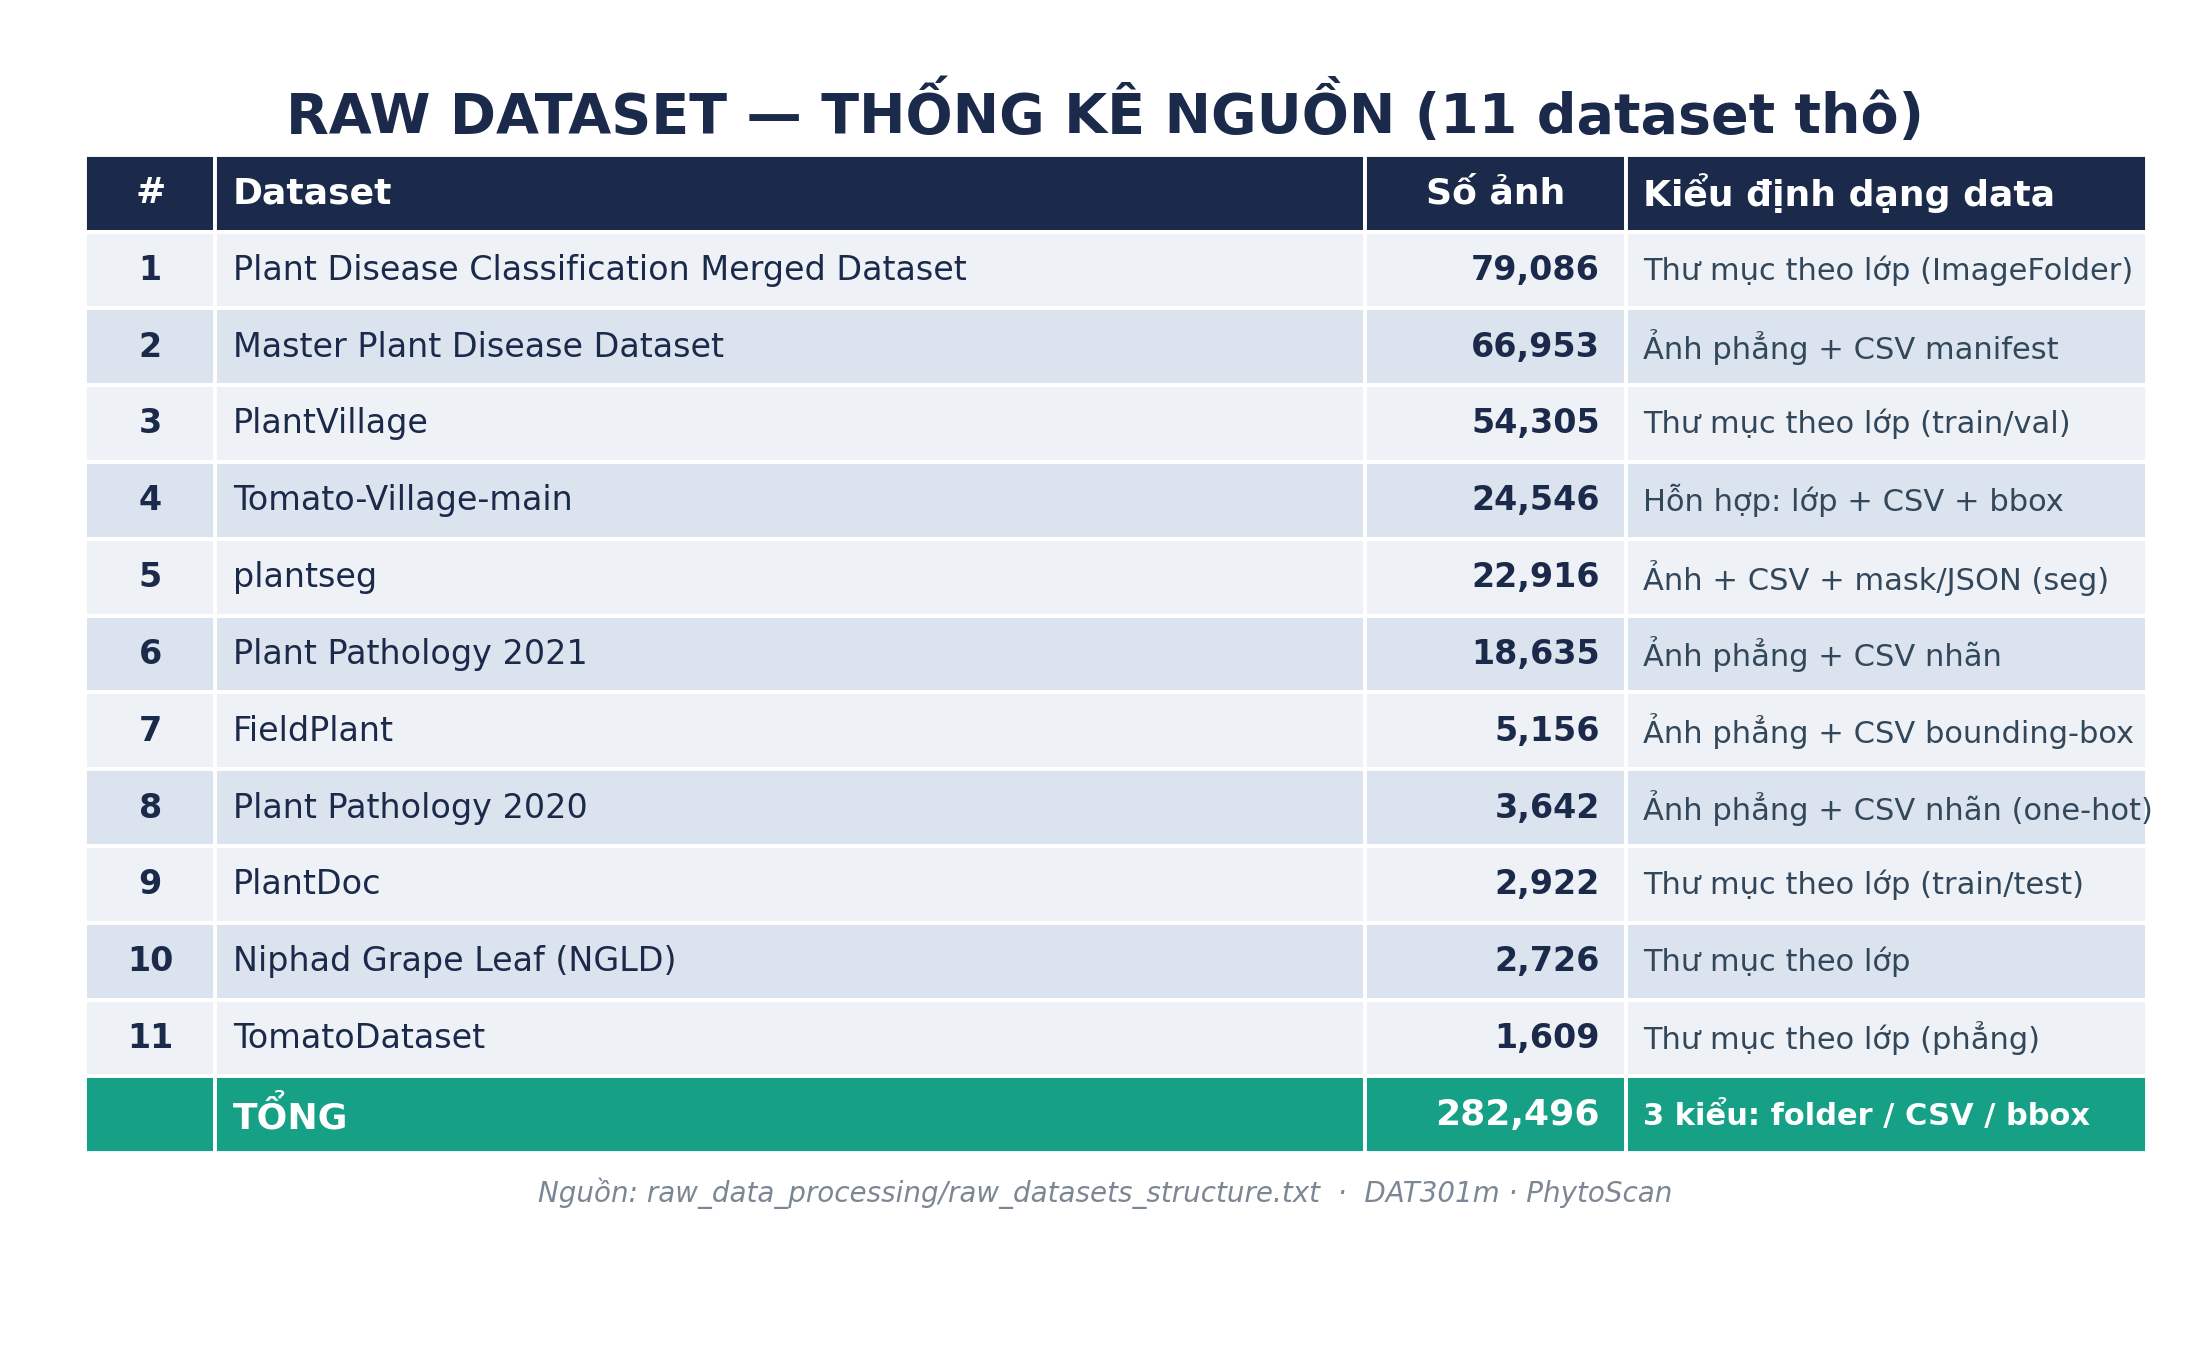

Here is the Python script that generated this plot:
# -*- coding: utf-8 -*-
"""Bảng thống kê 11 raw dataset cho slide."""
import matplotlib.pyplot as plt
import matplotlib as mpl

mpl.rcParams['font.family'] = 'DejaVu Sans'

C_HEAD = "#1b2a4a"
C_ROW_A = "#eef2f7"
C_ROW_B = "#dbe4ee"
C_TOTAL = "#16a085"
C_TXT = "#1b2a4a"

# (dataset, số ảnh, kiểu định dạng, nhóm format màu)
rows = [
    ("Plant Disease Classification Merged Dataset", "79,086", "Thư mục theo lớp (ImageFolder)"),
    ("Master Plant Disease Dataset",               "66,953", "Ảnh phẳng + CSV manifest"),
    ("PlantVillage",                               "54,305", "Thư mục theo lớp (train/val)"),
    ("Tomato-Village-main",                        "24,546", "Hỗn hợp: lớp + CSV + bbox"),
    ("plantseg",                                   "22,916", "Ảnh + CSV + mask/JSON (seg)"),
    ("Plant Pathology 2021",                       "18,635", "Ảnh phẳng + CSV nhãn"),
    ("FieldPlant",                                  "5,156", "Ảnh phẳng + CSV bounding-box"),
    ("Plant Pathology 2020",                        "3,642", "Ảnh phẳng + CSV nhãn (one-hot)"),
    ("PlantDoc",                                    "2,922", "Thư mục theo lớp (train/test)"),
    ("Niphad Grape Leaf (NGLD)",                    "2,726", "Thư mục theo lớp"),
    ("TomatoDataset",                               "1,609", "Thư mục theo lớp (phẳng)"),
]
TOTAL = "282,496"

headers = ["#", "Dataset", "Số ảnh", "Kiểu định dạng data"]
col_x = [0.03, 0.09, 0.62, 0.74]   # left edges (fig fraction)
col_w = [0.06, 0.53, 0.12, 0.24]
row_h = 0.058
top = 0.84

fig, ax = plt.subplots(figsize=(14, 8.6))
ax.axis('off')
fig.patch.set_facecolor('white')

# title
ax.text(0.5, 0.93, "RAW DATASET — THỐNG KÊ NGUỒN (11 dataset thô)",
        ha='center', va='center', fontsize=20, fontweight='bold', color=C_HEAD,
        transform=ax.transAxes)

def cell(x, y, w, text, fc, tc, fs, weight, align='left'):
    ax.add_patch(plt.Rectangle((x, y), w, row_h, transform=ax.transAxes,
                               fc=fc, ec='white', lw=1.4, zorder=1))
    if align == 'left':
        tx, ha = x + 0.008, 'left'
    elif align == 'right':
        tx, ha = x + w - 0.012, 'right'
    else:
        tx, ha = x + w / 2, 'center'
    ax.text(tx, y + row_h / 2, text, ha=ha, va='center', color=tc,
            fontsize=fs, fontweight=weight, transform=ax.transAxes, zorder=2)

# header row
for j, h in enumerate(headers):
    al = 'center' if j in (0, 2) else 'left'
    cell(col_x[j], top, col_w[j], h, C_HEAD, 'white', 13, 'bold', al)

# data rows
for i, (name, cnt, fmt) in enumerate(rows):
    y = top - (i + 1) * row_h
    bg = C_ROW_A if i % 2 == 0 else C_ROW_B
    cell(col_x[0], y, col_w[0], str(i + 1), bg, C_TXT, 12, 'bold', 'center')
    cell(col_x[1], y, col_w[1], name,        bg, C_TXT, 12, 'normal', 'left')
    cell(col_x[2], y, col_w[2], cnt,         bg, C_TXT, 12, 'bold', 'right')
    cell(col_x[3], y, col_w[3], fmt,         bg, "#33475b", 11, 'normal', 'left')

# total row
y = top - (len(rows) + 1) * row_h
cell(col_x[0], y, col_w[0], "", C_TOTAL, 'white', 12, 'bold', 'center')
cell(col_x[1], y, col_w[1], "TỔNG", C_TOTAL, 'white', 13, 'bold', 'left')
cell(col_x[2], y, col_w[2], TOTAL, C_TOTAL, 'white', 13, 'bold', 'right')
cell(col_x[3], y, col_w[3], "3 kiểu: folder / CSV / bbox", C_TOTAL, 'white', 11, 'bold', 'left')

ax.text(0.5, y - 0.03,
        "Nguồn: raw_data_processing/raw_datasets_structure.txt  ·  DAT301m · PhytoScan",
        ha='center', va='center', fontsize=10, fontstyle='italic', color="#7b8794",
        transform=ax.transAxes)

fig.savefig("d:/DAT301m_Project/Final_Pipeline/slide_raw_datasets.png",
            dpi=200, bbox_inches='tight', facecolor='white')
print("saved slide_raw_datasets.png")
